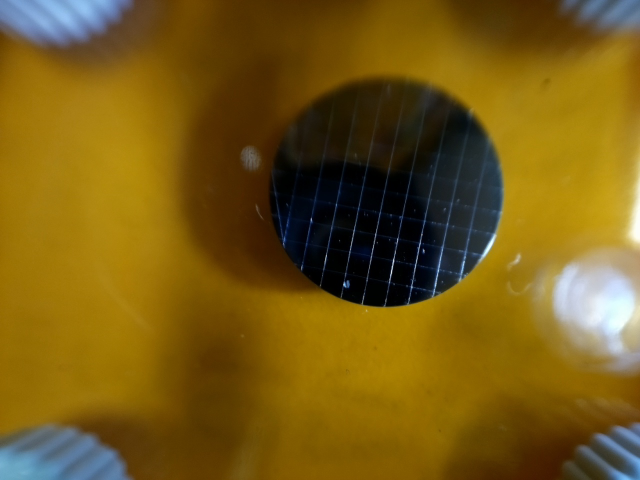
#> input picture photo5.jpg, 1280 x 960 px (shown at 1/2 size)
$ python photo_use.py
#> lines starting #> are read from the running program, lines starting #| are printed output that depends on the picture; after the words box and inside, x2 and y2 are one past the last pixel; in counts of white or black regions, pixels touching at a corner belong together
#> further down, image is the input picture: shape (960, 1280, 3); mean B, G, R 21.5, 90.6, 117.9
### detect_wafer.py
# import the necessary packages
from picamera.array import PiRGBArray
from picamera import PiCamera
import time
import cv2
import datetime
import numpy as np

#small resolution
#VIDEO_WIDTH = 640
#VIDEO_HEIGHT = 480

#high resolution
VIDEO_WIDTH = 1280
VIDEO_HEIGHT = 960

fontType = cv2.FONT_HERSHEY_SIMPLEX

def detect_wafer(image):
	output = image.copy()
	#MODIFY HERE
	image = cv2.medianBlur(image,9)
	gray = cv2.cvtColor(image, cv2.COLOR_BGR2GRAY)
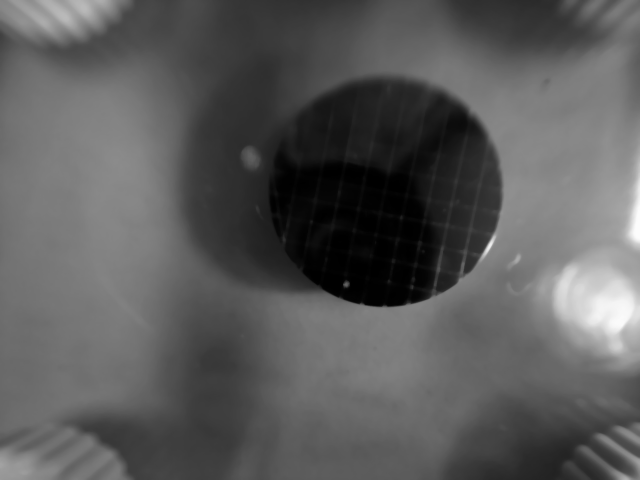
#> gray: shape (960, 1280) (shown at 1/2 size); min 0, max 252, mean 90.6

	#MODIFY HERE
	circles = cv2.HoughCircles(gray,cv2.HOUGH_GRADIENT,1,600,
                            param1=50,param2=30,minRadius=150,maxRadius=0)
#> circles = [[770.5, 380.5, 233.7]]

	output_array = np.array([None, None, None, None])

	# ensure at least some circles were found
	if circles is not None:
		# convert the (x, y) coordinates and radius of the circles to integers
		circles = np.round(circles[0, :]).astype("int")
#> circles = [[770, 380, 234]]

		(x, y, r) = circles[0]
#> x = 770; y = 380; r = 234
		cv2.putText(output,"x: "+ str(x) + " y: "+ str(y) + " r: " + str(r), (60, 40),fontType,1,(0,0,255), 2,cv2.LINE_AA)
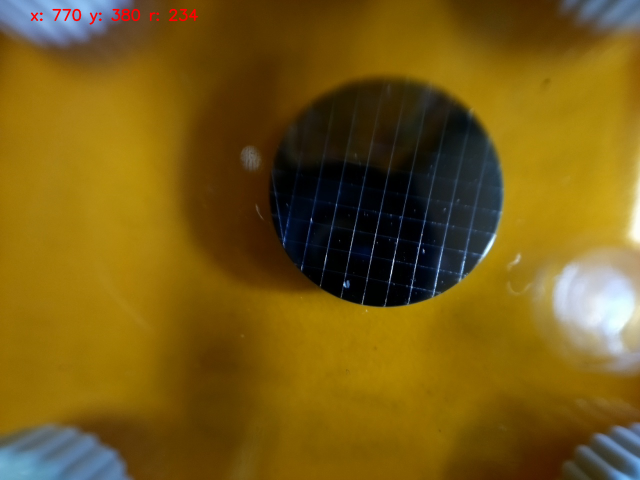
#> output: shape (960, 1280, 3) (shown at 1/2 size); 0.24% of pixels changed, all inside (x1, y1, x2, y2) = (61, 17, 397, 50)
		x3 = x
#> x3 = 770
		y3 = y
#> y3 = 380
		rad = r
#> rad = 234
		output_array = np.array([x3, y3, rad, None])
		# loop over the (x, y) coordinates and radius of the circles
		for (x, y, r) in circles:
			# draw the circle in the output image, then draw a rectangle
			# corresponding to the center of the circle
			cv2.circle(output, (x, y), r, (0, 255, 0), 4)
			cv2.rectangle(output, (x - 5, y - 5), (x + 5, y + 5), (0, 128, 255), -1)
#> this loop made 1 pass
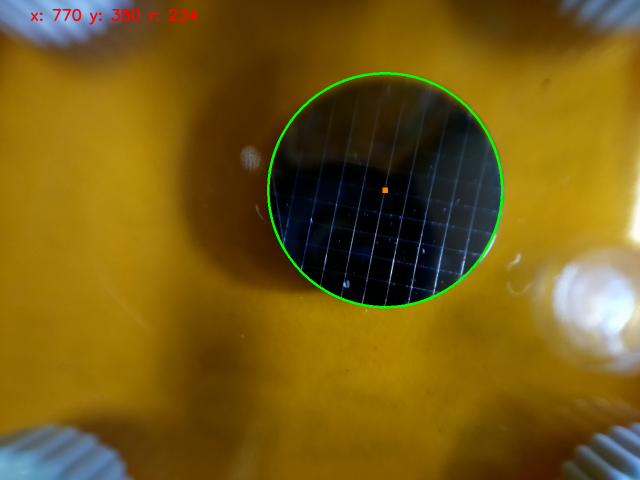
#> output: shape (960, 1280, 3) (shown at 1/2 size); 0.61% of pixels changed, all inside (x1, y1, x2, y2) = (534, 144, 1007, 617)

		#MODIFY HERE
		edges = cv2.Canny(gray,10,30,apertureSize = 3)
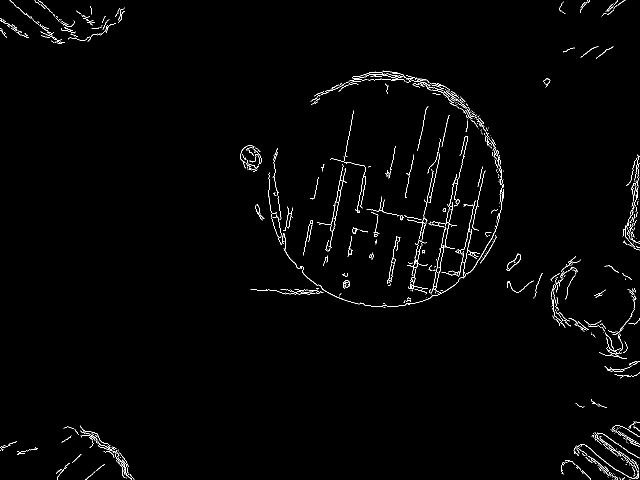
#> edges: shape (960, 1280) (shown at 1/2 size); 1.3% white in thin lines or dots
		#MODIFY HERE
		#return edges,output_array

		#MODIFY HERE
		lines = cv2.HoughLinesP(edges,1,np.pi/180, 80, minLineLength=100, maxLineGap=20)
#> lines = 15 rows, first 6: [661, 457, 706, 224], [860, 405, 897, 231], [879, 534, 935, 272], [923, 554, 968, 344], [817, 576, 866, 347], [915, 564, 949, 403]
		if lines is not None:
			for x in range(0,len(lines)):
				for x1,y1,x2,y2 in lines[x]:
					u = np.array([x2-x1,y2-y1])
					v = np.array([x3-x1,y3-y1])
					L = abs(np.cross(u, v)/np.linalg.norm(u))
					#print (L/rad)
					#MODIFY HERE
					if 0.86 < L/rad < 0.96:
						# print (x1, y1, x2, y2)
						# inverse y1 and y2 because (0,0) is at top left
						theta = int(np.arctan2([y1-y2],[x2-x1])* 180 / np.pi)
						cv2.putText(output,"theta: "+ str(theta), (60, 80), fontType, 1, (0,0,255), 2, cv2.LINE_AA)
						cv2.line(output,(x1,y1),(x2,y2),(255,0,0),2)
						output_array = np.array([x3, y3, rad, theta])
#> this loop made 15 passes
	return (output, output_array)

# [34 lines that do not run on import are left out]

### photo_use.py
# import the necessary packages
import cv2
import numpy as np
import datetime
import detect_wafer

np.set_printoptions(suppress=True)

#MODIFY HERE
image = cv2.imread('photo5.jpg',1)

output, output_array = detect_wafer.detect_wafer(image)
#output = detect_wafer.detect_wafer(image)

# show the frame
cv2.imshow("Frame", output)
print (output_array)
#| [770 380 234 None]
key = cv2.waitKey(0)
#> (key q is pressed here)
if key == ord("q"):
	cv2.destroyAllWindows()
elif key == ord("s"):
	time_now = datetime.datetime.strftime(datetime.datetime.now(), '%m-%d %H:%M:%S')
	print('image_' + time_now + '.jpg')
	cv2.imwrite('image_' + time_now + '.jpg',output)
elif key == ord("w"):
	time_now = datetime.datetime.strftime(datetime.datetime.now(), '%m-%d %H:%M:%S')
	np.savetxt('data_' + time_now + '.csv', output_array, fmt="%.0f", delimiter=",")

$ run again, with photo2.jpg copied over photo5.jpg
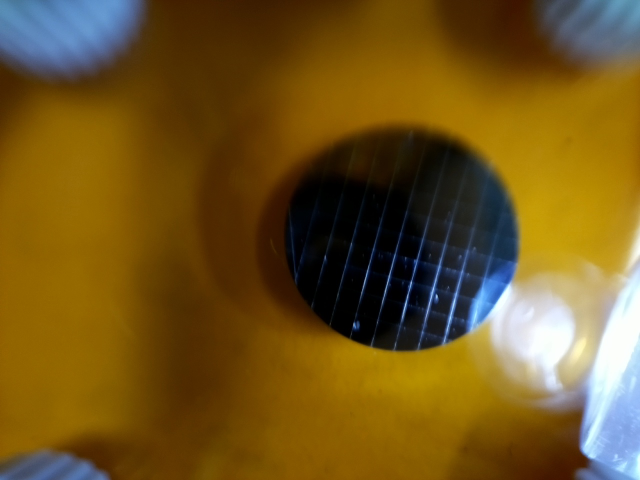
#> input picture photo2.jpg, 1280 x 960 px (shown at 1/2 size)
#> image is the input picture: shape (960, 1280, 3); mean B, G, R 29.6, 85.3, 112.5
#> in detect_wafer, `circles = cv2.HoughCircles(gray,cv2.HOUGH_GRADIENT,1,600, param1=50,pa..`: circles = [[802.5, 467.5, 234]]
#> in detect_wafer, `circles = np.round(circles[0, :]).astype("int")`: circles = [[802, 468, 234]]
#> in detect_wafer, `(x, y, r) = circles[0]`: x = 802; y = 468; r = 234
#> x3 = 802
#> y3 = 468
#> rad = 234
#> the loop in detect_wafer, `for (x, y, r) in circles:` made 1 pass
#> in detect_wafer, `edges = cv2.Canny(gray,10,30,apertureSize = 3)`:
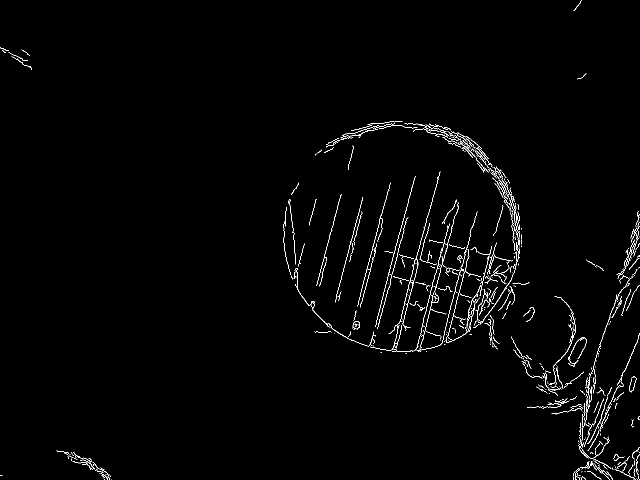
#> edges: shape (960, 1280) (shown at 1/2 size); 1.3% white in thin lines or dots
#> lines = 30 rows, first 6: [633, 571, 682, 388], [744, 694, 814, 436], [752, 644, 830, 352], [707, 640, 780, 366], [784, 699, 814, 588], [837, 703, 911, 429]
#> the loop in detect_wafer, `for x in range(0,len(lines)):` made 30 passes
#> after the loop in detect_wafer, `for x in range(0,len(lines)):`:
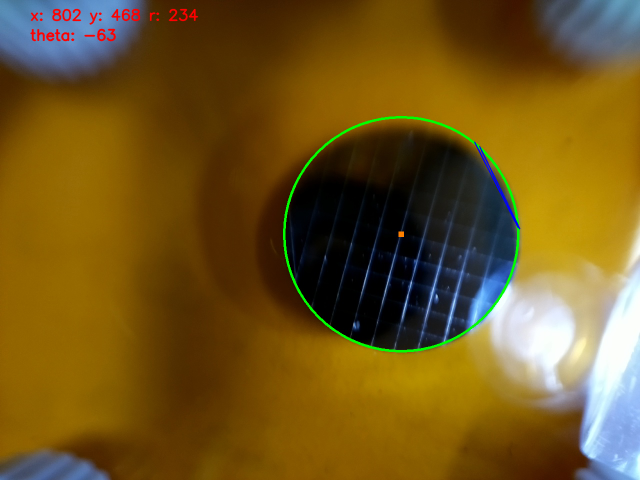
#> output: shape (960, 1280, 3) (shown at 1/2 size); mean B, G, R 29, 85.9, 112.4
#> output_array = [802, 468, 234, -63]
#| [802 468 234 -63]

$ run again, with photo3.jpg copied over photo5.jpg
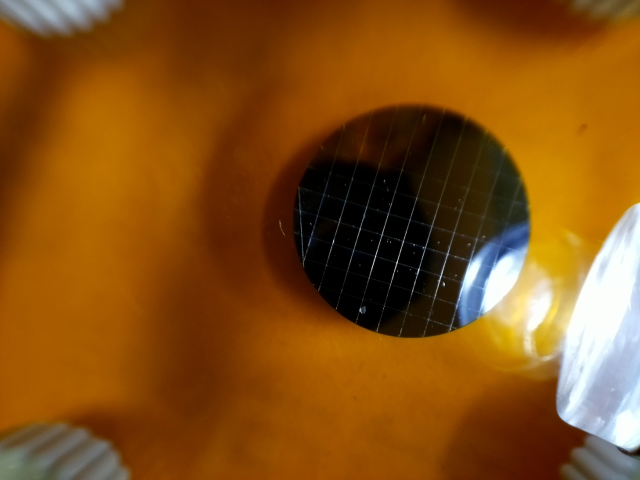
#> input picture photo3.jpg, 1280 x 960 px (shown at 1/2 size)
#> image is the input picture: shape (960, 1280, 3); mean B, G, R 21.8, 79.4, 131.8
#> in detect_wafer, `gray = cv2.cvtColor(image, cv2.COLOR_BGR2GRAY)`:
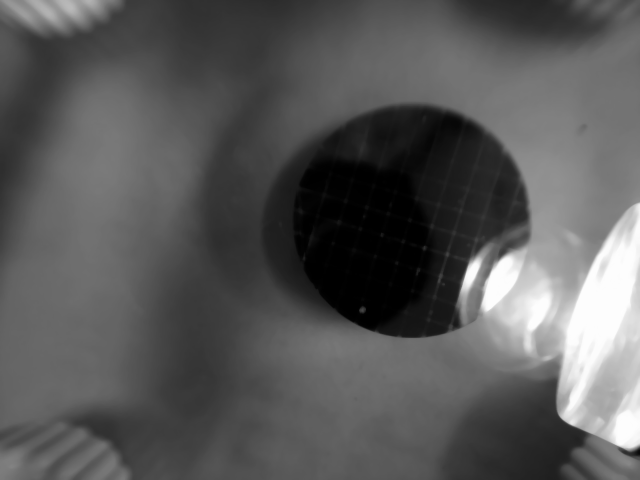
#> gray: shape (960, 1280) (shown at 1/2 size); min 0, max 254, mean 88.2
#> in detect_wafer, `circles = cv2.HoughCircles(gray,cv2.HOUGH_GRADIENT,1,600, param1=50,pa..`: circles = [[823.5, 441.5, 235.1]]
#> in detect_wafer, `circles = np.round(circles[0, :]).astype("int")`: circles = [[824, 442, 235]]
#> in detect_wafer, `(x, y, r) = circles[0]`: x = 824; y = 442; r = 235
#> x3 = 824
#> y3 = 442
#> rad = 235
#> the loop in detect_wafer, `for (x, y, r) in circles:` made 1 pass
#> in detect_wafer, `edges = cv2.Canny(gray,10,30,apertureSize = 3)`:
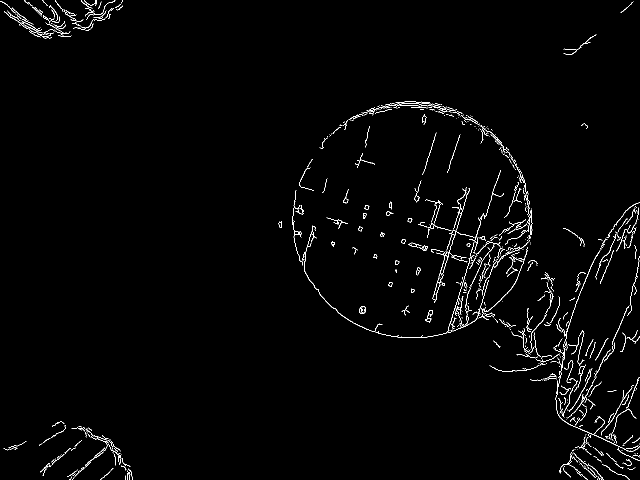
#> edges: shape (960, 1280) (shown at 1/2 size); 1.4% white in thin lines or dots
#> lines = 26 rows, first 6: [865, 597, 921, 414], [856, 643, 938, 376], [895, 663, 941, 515], [1128, 842, 1275, 911], [1010, 653, 1170, 813], [953, 638, 991, 515]
#> the loop in detect_wafer, `for x in range(0,len(lines)):` made 26 passes
#| [824 442 235 None]
